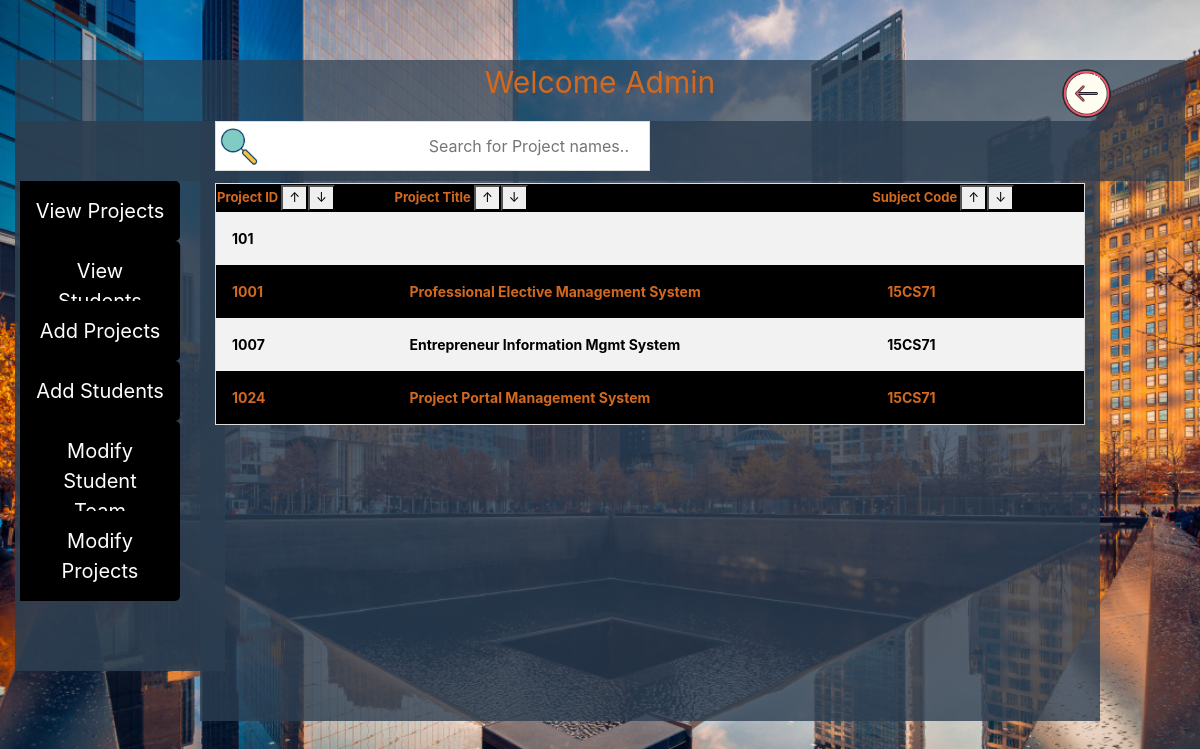
The page /modules/adminViews/viewProjects.php (signed in) on the database as committed earlier.
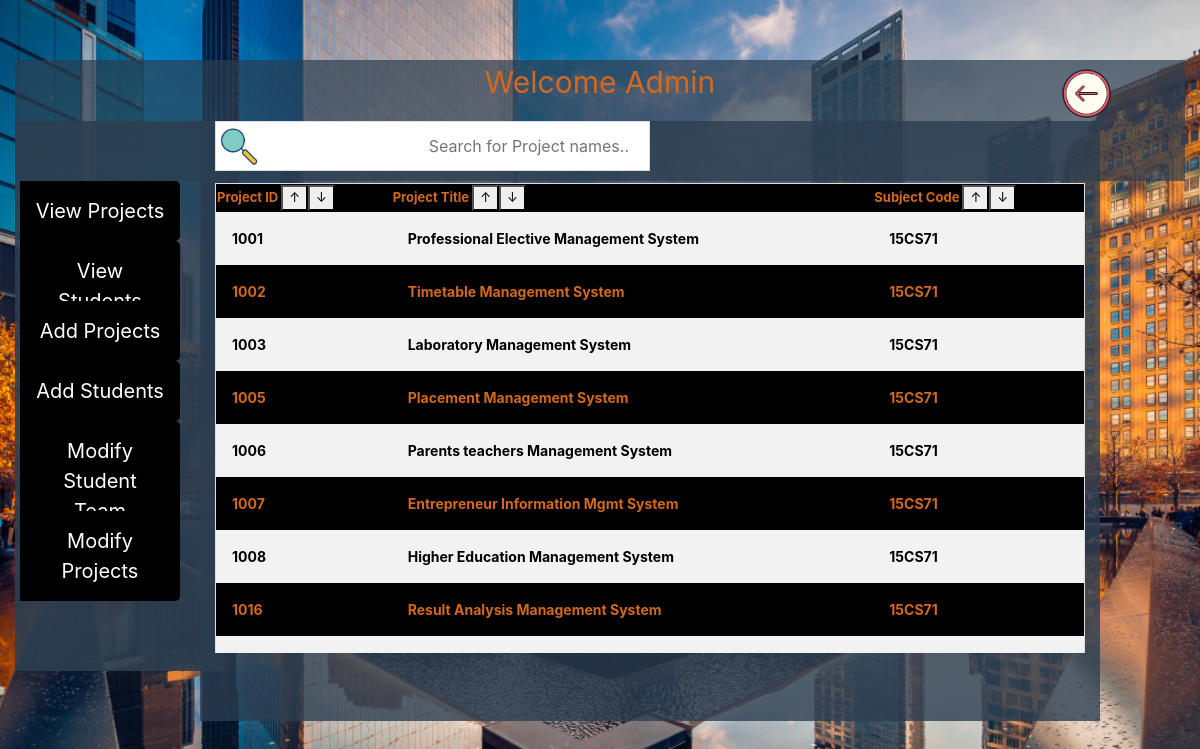
The same page on the database as committed later.
### tables this page shows
CREATE TABLE `projects` (
  `project_id` int(11) NOT NULL,
  `project_name` varchar(45) NOT NULL,
  `subject_code` varchar(10) NOT NULL
);

### modules/adminViews/viewProjects.php (the view, shortened to what this page needs)
<!DOCTYPE html>
<html>
    <head>
        <link rel="stylesheet" type="text/css" href="../../css/admin_dash.css">
        <link rel="stylesheet" type="text/css" href="../../css/bootstrap.min.css">
        <link rel="stylesheet" type="text/css" href="../../css/bootstrap-table.css">
        <link rel="stylesheet" type="text/css" href="../../css/viewforadmin.css">
    </head>
    <body>
        <div class="container-fluid">
            <div class="row">
            <div class="col-md-12">
                            <div class ="container_cust"><p>Welcome Admin <a class="a1" href="../login.php"><img style="width:67px;height:67px;" src="../../img/back.png"></a></p></div>
                    </div>
            </div>
            <div class="row">
                <div class="col-md-2">
                    <div class="container_2">
                        <div id="mySidenav" class="sidenav">
                            <a href="#" id="side1">View Projects</a>
                            <a href="viewStudents.php" id="side2">View Students</a>
                            <a href="addprojects.php" id="side3">Add Projects</a>
                            <a href="addStudents.php" id="side4">Add Students</a>
                            <a href="modifyStudentTeam.php" id="side5">Modify Student Team</a>
                            <a href="modifyProjects.php" id="side6">Modify Projects</a>
                        </div>
                    </div>
                </div>
                <div class="col-md-9" style="background-color: rgba(44, 62, 80,0.79); height:600px;">
                    <div class="contain_in">
                         <input type="text" id="myInput_1" onkeyup="myFunction(this.id,'myTable_1')" placeholder="Search for Project names.." >
                    </div>
                    <div class="scrollit">
                        <table id="myTable_1">
                            <tr>
                                <th>Project ID <button onclick="sortTable_0('myTable_1')">↑</button><button onclick="sortRTable_0('myTable_1')">↓</button> </th>
                                <th> Project Title <button onclick="sortTable_1('myTable_1')">↑</button><button onclick="sortRTable_1('myTable_1')">↓</button> </th>
                                <th> Subject Code <button onclick="sortTable_2('myTable_1')">↑</button><button onclick="sortRTable_2('myTable_1')">↓</button></th>
                            </tr>
                            <?php
                                        $host = "localhost";
                                        $user="root";
                                        $password="";
                                        $db="demo";
                                        $conn = mysqli_connect($host,$user,$password,$db);
                                        $sql = "SELECT * FROM projects";
                                        $result = $conn->query($sql);
                                        while($row = $result->fetch_assoc()) {
                                            echo "<tr><td>".$row["project_id"]."</td><td>".$row["project_name"]."</td><td>".$row["subject_code"]."</td></tr>";
                                        }
                            ?>
                        </table>
                    </div>
                </div>
            </div>
    </body>
</html>

### css/admin_dash.css (style rules this page uses)
body { margin: 0 auto; background-image: url("../img/loginpic.jpg"); background-repeat: no-repeat; background-size: 100% 720px; background-size: cover; font-family: 'Nunito', sans-serif; font-weight: 600; }
.container_cust { width: 100%; height: 100%; font-size: 30px; color:chocolate; text-align: center; margin: 0 auto; background-color: rgba(44, 62, 80,0.7); margin-top: 60px; }
.container_2 { width: 210px; height: 550px; font-size: 30px; color:chocolate; left: 0px; top:50px; text-align: center; background-color: rgba(44, 62, 80,0.89); }
#mySidenav a { position: absolute; left: 20px; transition: 0.3s; padding: 15px; width: 160px; text-decoration: none; font-size: 20px; color: white; border-radius: 0 5px 5px 0; }
#side1 { top: 60px; width: 200px; color: darkgoldenrod; background-color: black; }
#side2 { top: 120px; color: darkgoldenrod; background-color: black; }
#side3 { top: 180px; color: darkgoldenrod; background-color:black; }
#side4 { top: 240px; color: darkgoldenrod; background-color: black; }
#side5 { top: 300px; color: darkgoldenrod; background-color: black; }
#side6 { top: 390px; color: darkgoldenrod; background-color:black; }

### css/viewforadmin.css (style rules this page uses)
table { border-spacing: 0; width: 100%; border: 1px solid #ddd; background-color: black; color: chocolate; font-size: 13px; }
.a1 { position: absolute; right: 80px; }
#myInput_1 { background-image: url('../img/searchicon.png'); background-position: left top; background-repeat: no-repeat; background-size: contain; width: 50%; display: inline-block; text-align: right; font-size: 16px; padding: 12px 20px 12px 40px; border: 1px solid #ddd; margin-bottom: 12px; }
.contain_in { align-items: right; }
td { text-align: left; padding: 16px; font-size: 14px; font-weight: 700; }
tr:nth-child(even) { background-color: #f2f2f2; color:black; }
.scrollit { overflow:scroll; height:470px; }

Rows that differ between the two databases and show on the page:
removed projects: project_id "101"
no longer on this page (row unchanged): projects: project_id "1024", project_name "Project Portal Management System", subject_code "15CS71"
added projects: project_id "1002", project_name "Timetable Management System", subject_code "15CS71"
added projects: project_id "1003", project_name "Laboratory Management System", subject_code "15CS71"
added projects: project_id "1005", project_name "Placement Management System", subject_code "15CS71"
added projects: project_id "1006", project_name "Parents teachers Management System", subject_code "15CS71"
added projects: project_id "1008", project_name "Higher Education Management System", subject_code "15CS71"
added projects: project_id "1016", project_name "Result Analysis Management System", subject_code "15CS71"
